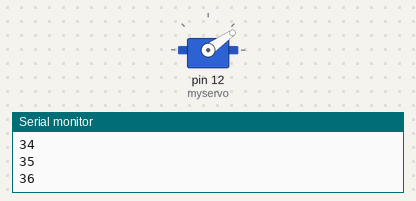
Bench run of a sketch on a simulated Arduino Uno, built with avr-gcc and run on an emulated ATmega328P. On the bench: servo, the last lines printed to the serial monitor.

Above: at 0.05 s.
At 0.35 s:
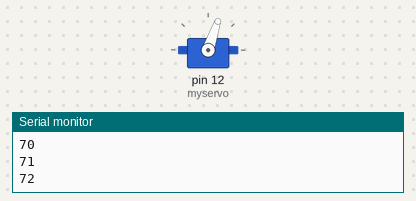
At 0.7 s:
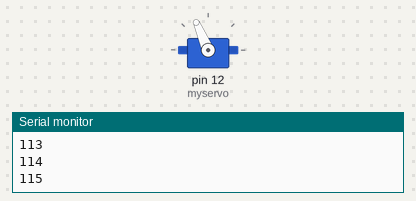
At 1.35 s:
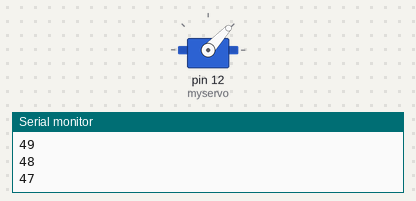
Timing chart, 0 to 8.0 s (numbered marks = the images above):
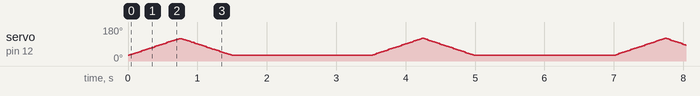

The sketch:

Servotest.ino
```cpp
#include <Servo.h>

Servo myservo;

int pos = 60;

int max = 120;
;
int min = 30;
int speed = 8; // smaller is faster

void setup() {
  Serial.begin(9600);
  myservo.attach(12); //PWM
}

void loop() {
  for (pos = min; pos <= max; pos += 1) {
    myservo.write(pos);
    Serial.println(pos);
    delay(speed);
    }
  for (pos = max; pos >= min; pos -= 1) {
    myservo.write(pos);
    Serial.println(pos);
    delay(speed);
    if(pos==min)
      delay(2000);
  }
  //myservo.write(70);
}
```
